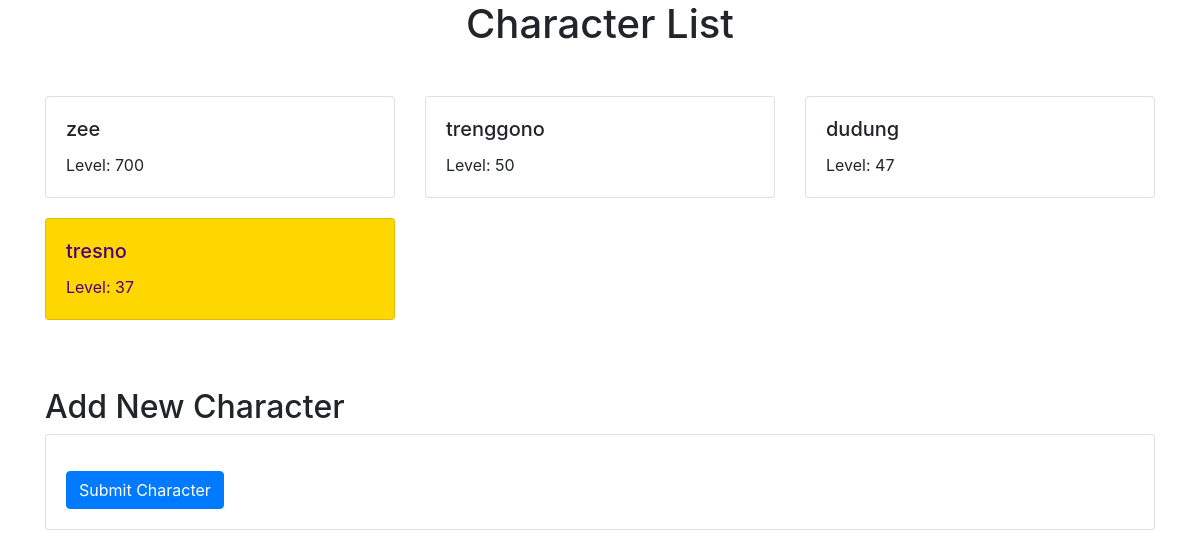
Before: /characters/ (signed in) with the older database file.
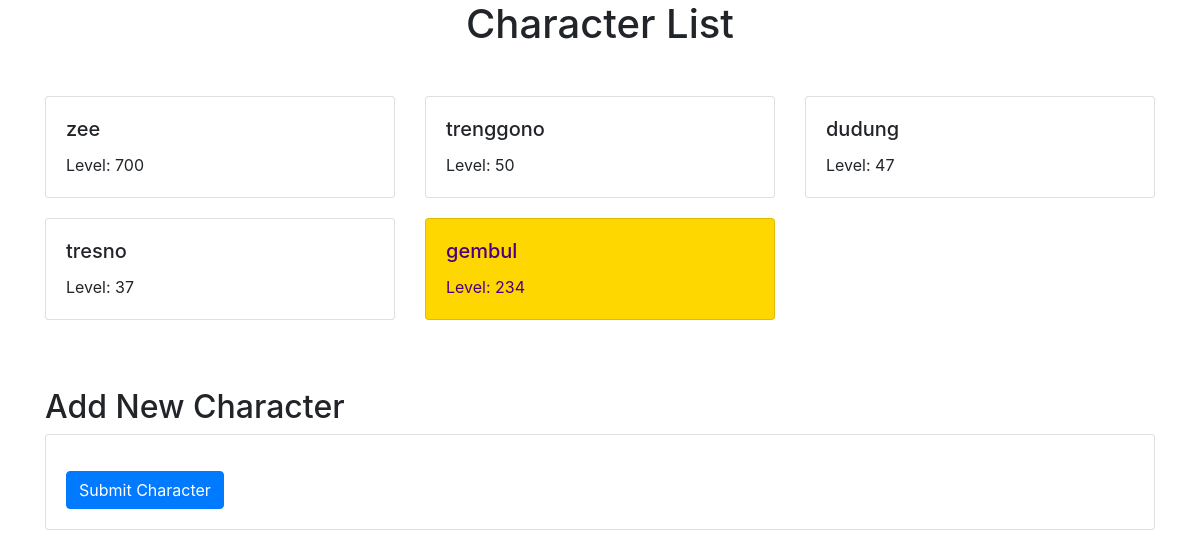
After: the same page with the newer database file.
### main/models.py (models this page shows)
class Character(models.Model):
    user = models.ForeignKey(User, on_delete=models.CASCADE)
    name = models.CharField(max_length=255)
    level = models.IntegerField()

### main/views.py (the view)
# urls.py: path('characters/', views.character_list, name='character_list'),
def character_list(request):
    characters = Character.objects.filter(user=request.user)
    return render(request, 'char_list.html', {'characters': characters})

### main/templates/char_list.html (shortened to what this page needs)
<!DOCTYPE html>
<html>
<head>
    <link rel="stylesheet" href="https://stackpath.bootstrapcdn.com/bootstrap/4.5.2/css/bootstrap.min.css">
</head>
<body>
    <div class="container">
        <h1 class="text-center mb-5">Character List</h1>
        <div class="row">
            {% for character in characters %}
                <div class="col-md-4">
                    <div class="card {% if forloop.last %}last-card{% endif %}">
                        <div class="card-body">
                            <h5 class="card-title">{{ character.name }}</h5>
                            <p class="card-text">Level: {{ character.level }}</p>
                        </div>
                    </div>
                </div>
            {% endfor %}
        </div>
        <h2 class="mt-5">Add New Character</h2>
        <div class="card">
            <div class="card-body">
                <form method="post">
                    <button type="submit" class="btn btn-primary mt-3">Submit Character</button>
                </form>
            </div>
        </div>
    </div>
</body>
</html>

### main/templates/char_list.html (style rules this page uses)
.card { margin-bottom: 20px; }
.last-card { background-color: #FFD700; color: #4B0082; }

Changed rows visible on the page:
added Character: name "gembul", level "234"
